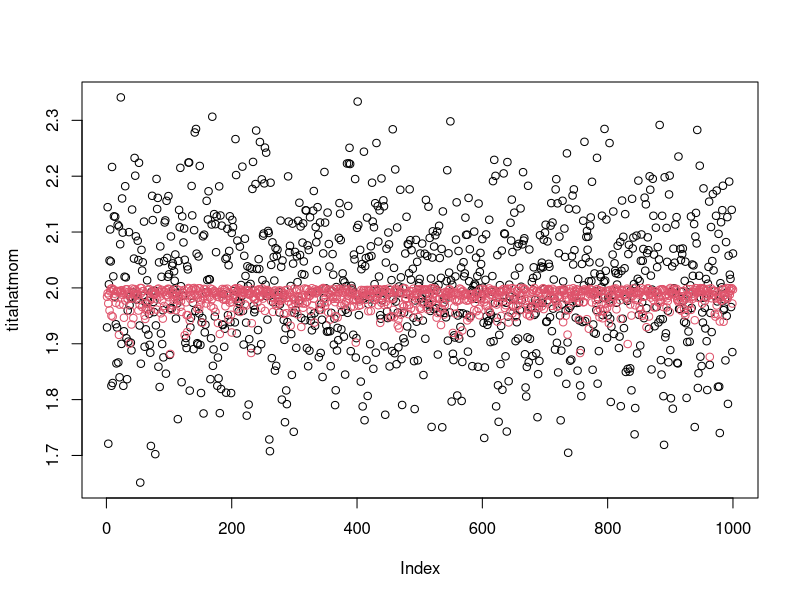
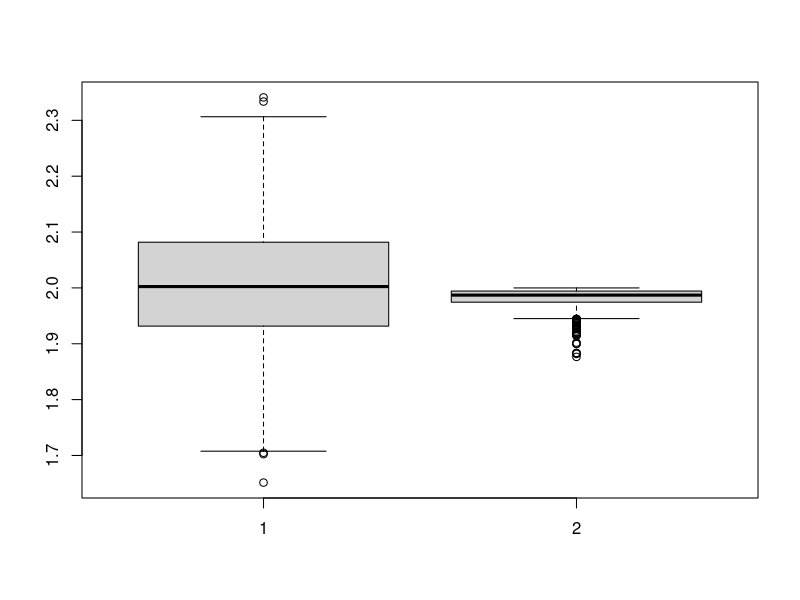
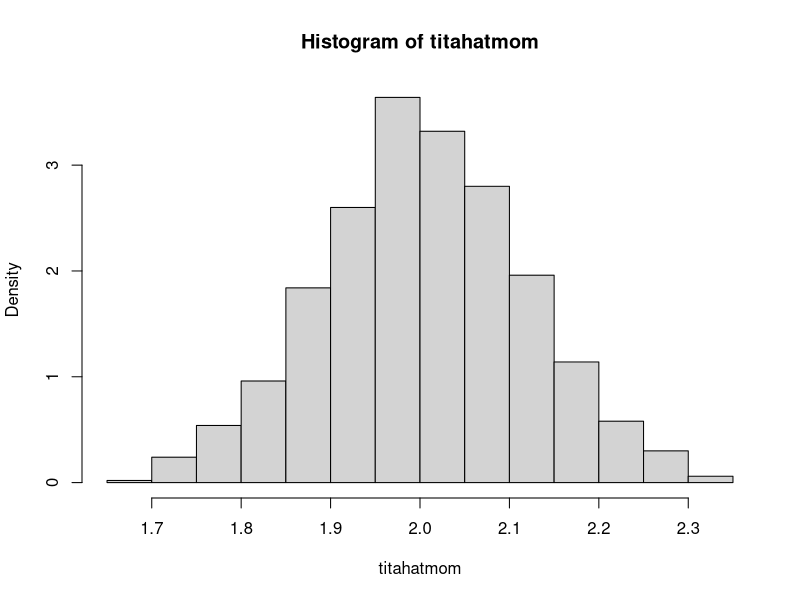
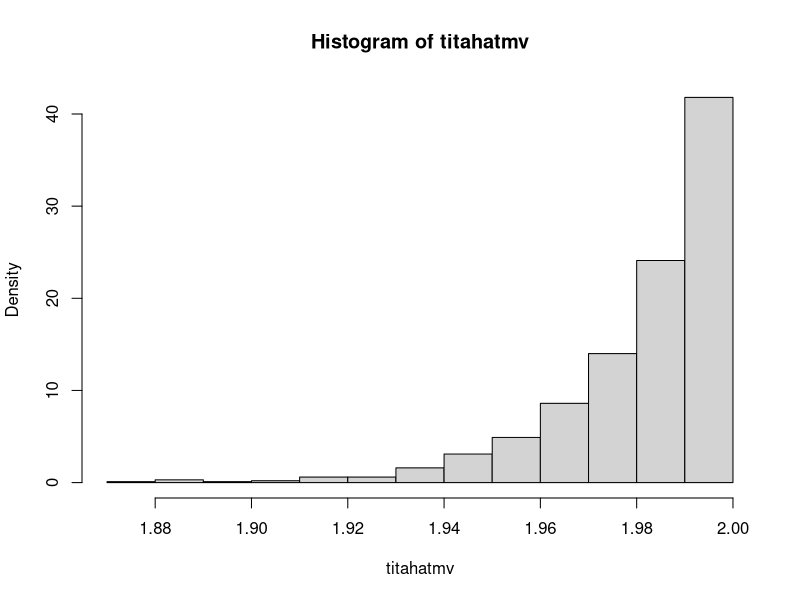

Write the R code that produced these figures, in order.
tita <- 2
x <- runif(100, 0, tita)
titahatmom <- 2 * mean(x)
titahatmv <- max(x)
titahatmom
## [1] 1.855503
titahatmv
## [1] 1.995327
titahatmom <- titahatmv <- 0
for(i in 1:1000){
  x <- runif(100, 0, tita)
  titahatmom[i] <- 2 * mean(x)
  titahatmv[i] <- max(x)
}
plot(titahatmom)
points(titahatmv, col = 2)
boxplot(titahatmom, titahatmv)
hist(titahatmom, probability = TRUE)
hist(titahatmv, probability = TRUE)
